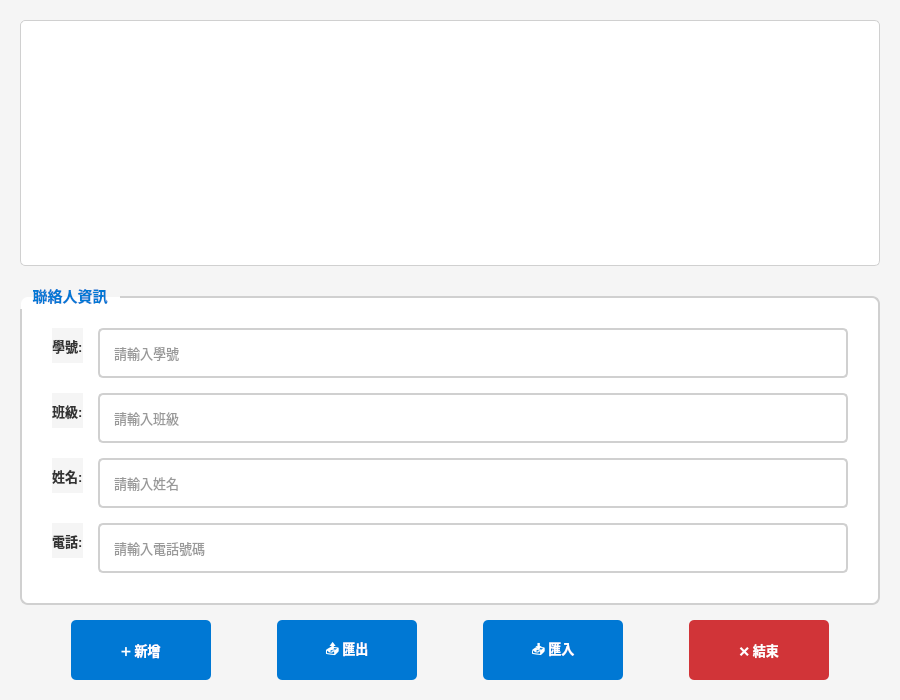
<?xml version="1.0" encoding="UTF-8"?>
<ui version="4.0">
 <class>MyWidget</class>
 <widget class="QWidget" name="MyWidget">
  <property name="geometry">
   <rect>
    <x>0</x>
    <y>0</y>
    <width>900</width>
    <height>700</height>
   </rect>
  </property>
  <property name="minimumSize">
   <size>
    <width>800</width>
    <height>600</height>
   </size>
  </property>
  <property name="windowTitle">
   <string>通訊錄管理系統</string>
  </property>
  <property name="styleSheet">
   <string notr="true">QWidget {
    background-color: #f5f5f5;
    font-family: "Microsoft YaHei", "微軟正黑體", Arial, sans-serif;
}

QTableWidget {
    background-color: white;
    border: 1px solid #d0d0d0;
    border-radius: 5px;
    gridline-color: #e0e0e0;
    selection-background-color: #0078d4;
    selection-color: white;
}

QTableWidget::item {
    padding: 8px;
    color: #333333;
}

QTableWidget::item:selected {
    background-color: #0078d4;
}

QHeaderView::section {
    background-color: #0078d4;
    color: white;
    padding: 10px;
    border: none;
    font-weight: bold;
    font-size: 11pt;
}

QLineEdit {
    padding: 8px 12px;
    border: 2px solid #d0d0d0;
    border-radius: 5px;
    background-color: white;
    color: #333333;
    font-size: 10pt;
    min-height: 30px;
}

QLineEdit:focus {
    border: 2px solid #0078d4;
}

QLabel {
    font-size: 10pt;
    font-weight: bold;
    color: #333333;
}

QPushButton {
    background-color: #0078d4;
    color: white;
    border: none;
    border-radius: 5px;
    padding: 10px 20px;
    font-size: 10pt;
    font-weight: bold;
    min-width: 100px;
    min-height: 40px;
}

QPushButton:hover {
    background-color: #005a9e;
}

QPushButton:pressed {
    background-color: #004578;
}

QPushButton#pushButton_4 {
    background-color: #d13438;
}

QPushButton#pushButton_4:hover {
    background-color: #a02f31;
}

QPushButton#pushButton_4:pressed {
    background-color: #7d2528;
}</string>
  </property>
  <layout class="QVBoxLayout" name="verticalLayout">
   <property name="spacing">
    <number>15</number>
   </property>
   <property name="leftMargin">
    <number>20</number>
   </property>
   <property name="topMargin">
    <number>20</number>
   </property>
   <property name="rightMargin">
    <number>20</number>
   </property>
   <property name="bottomMargin">
    <number>20</number>
   </property>
   <item>
    <widget class="QTableWidget" name="tableWidget">
     <property name="alternatingRowColors">
      <bool>true</bool>
     </property>
     <property name="selectionBehavior">
      <enum>QAbstractItemView::SelectionBehavior::SelectRows</enum>
     </property>
     <property name="showGrid">
      <bool>true</bool>
     </property>
     <property name="cornerButtonEnabled">
      <bool>false</bool>
     </property>
     <attribute name="horizontalHeaderStretchLastSection">
      <bool>true</bool>
     </attribute>
    </widget>
   </item>
   <item>
    <widget class="QGroupBox" name="groupBox">
     <property name="title">
      <string>聯絡人資訊</string>
     </property>
     <property name="styleSheet">
      <string notr="true">QGroupBox {
    background-color: white;
    border: 2px solid #d0d0d0;
    border-radius: 8px;
    margin-top: 15px;
    padding: 15px;
    font-weight: bold;
    font-size: 11pt;
}

QGroupBox::title {
    subcontrol-origin: margin;
    subcontrol-position: top left;
    padding: 5px 10px;
    color: #0078d4;
}</string>
     </property>
     <layout class="QFormLayout" name="formLayout">
      <property name="horizontalSpacing">
       <number>15</number>
      </property>
      <property name="verticalSpacing">
       <number>15</number>
      </property>
      <property name="leftMargin">
       <number>15</number>
      </property>
      <property name="topMargin">
       <number>15</number>
      </property>
      <property name="rightMargin">
       <number>15</number>
      </property>
      <property name="bottomMargin">
       <number>15</number>
      </property>
      <item row="0" column="0">
       <widget class="QLabel" name="label">
        <property name="text">
         <string>學號:</string>
        </property>
       </widget>
      </item>
      <item row="1" column="0">
       <widget class="QLabel" name="label_2">
        <property name="text">
         <string>班級:</string>
        </property>
       </widget>
      </item>
      <item row="2" column="0">
       <widget class="QLabel" name="label_3">
        <property name="text">
         <string>姓名:</string>
        </property>
       </widget>
      </item>
      <item row="3" column="0">
       <widget class="QLabel" name="label_4">
        <property name="text">
         <string>電話:</string>
        </property>
       </widget>
      </item>
      <item row="0" column="1">
       <widget class="QLineEdit" name="lineEdit">
        <property name="placeholderText">
         <string>請輸入學號</string>
        </property>
        <property name="toolTip">
         <string>輸入學生學號</string>
        </property>
       </widget>
      </item>
      <item row="1" column="1">
       <widget class="QLineEdit" name="lineEdit_2">
        <property name="placeholderText">
         <string>請輸入班級</string>
        </property>
        <property name="toolTip">
         <string>輸入學生班級</string>
        </property>
       </widget>
      </item>
      <item row="2" column="1">
       <widget class="QLineEdit" name="lineEdit_3">
        <property name="placeholderText">
         <string>請輸入姓名</string>
        </property>
        <property name="toolTip">
         <string>輸入學生姓名</string>
        </property>
       </widget>
      </item>
      <item row="3" column="1">
       <widget class="QLineEdit" name="lineEdit_4">
        <property name="placeholderText">
         <string>請輸入電話號碼</string>
        </property>
        <property name="toolTip">
         <string>輸入聯絡電話</string>
        </property>
       </widget>
      </item>
     </layout>
    </widget>
   </item>
   <item>
    <layout class="QHBoxLayout" name="horizontalLayout">
     <property name="spacing">
      <number>15</number>
     </property>
     <item>
      <spacer name="horizontalSpacer_2">
       <property name="orientation">
        <enum>Qt::Orientation::Horizontal</enum>
       </property>
       <property name="sizeHint" stdset="0">
        <size>
         <width>40</width>
         <height>20</height>
        </size>
       </property>
      </spacer>
     </item>
     <item>
      <widget class="QPushButton" name="pushButton">
       <property name="text">
        <string>➕ 新增</string>
       </property>
       <property name="toolTip">
        <string>新增聯絡人到列表</string>
       </property>
       <property name="cursor">
        <cursorShape>PointingHandCursor</cursorShape>
       </property>
      </widget>
     </item>
     <item>
      <spacer name="horizontalSpacer">
       <property name="orientation">
        <enum>Qt::Orientation::Horizontal</enum>
       </property>
       <property name="sizeHint" stdset="0">
        <size>
         <width>40</width>
         <height>20</height>
        </size>
       </property>
      </spacer>
     </item>
     <item>
      <widget class="QPushButton" name="pushButton_2">
       <property name="text">
        <string>📤 匯出</string>
       </property>
       <property name="toolTip">
        <string>匯出聯絡人列表到檔案</string>
       </property>
       <property name="cursor">
        <cursorShape>PointingHandCursor</cursorShape>
       </property>
      </widget>
     </item>
     <item>
      <spacer name="horizontalSpacer_3">
       <property name="orientation">
        <enum>Qt::Orientation::Horizontal</enum>
       </property>
       <property name="sizeHint" stdset="0">
        <size>
         <width>40</width>
         <height>20</height>
        </size>
       </property>
      </spacer>
     </item>
     <item>
      <widget class="QPushButton" name="pushButton_3">
       <property name="text">
        <string>📥 匯入</string>
       </property>
       <property name="toolTip">
        <string>從檔案匯入聯絡人列表</string>
       </property>
       <property name="cursor">
        <cursorShape>PointingHandCursor</cursorShape>
       </property>
      </widget>
     </item>
     <item>
      <spacer name="horizontalSpacer_4">
       <property name="orientation">
        <enum>Qt::Orientation::Horizontal</enum>
       </property>
       <property name="sizeHint" stdset="0">
        <size>
         <width>40</width>
         <height>20</height>
        </size>
       </property>
      </spacer>
     </item>
     <item>
      <widget class="QPushButton" name="pushButton_4">
       <property name="text">
        <string>❌ 結束</string>
       </property>
       <property name="toolTip">
        <string>匯出並關閉程式</string>
       </property>
       <property name="cursor">
        <cursorShape>PointingHandCursor</cursorShape>
       </property>
      </widget>
     </item>
     <item>
      <spacer name="horizontalSpacer_5">
       <property name="orientation">
        <enum>Qt::Orientation::Horizontal</enum>
       </property>
       <property name="sizeHint" stdset="0">
        <size>
         <width>40</width>
         <height>20</height>
        </size>
       </property>
      </spacer>
     </item>
    </layout>
   </item>
  </layout>
 </widget>
 <resources/>
 <connections/>
</ui>
